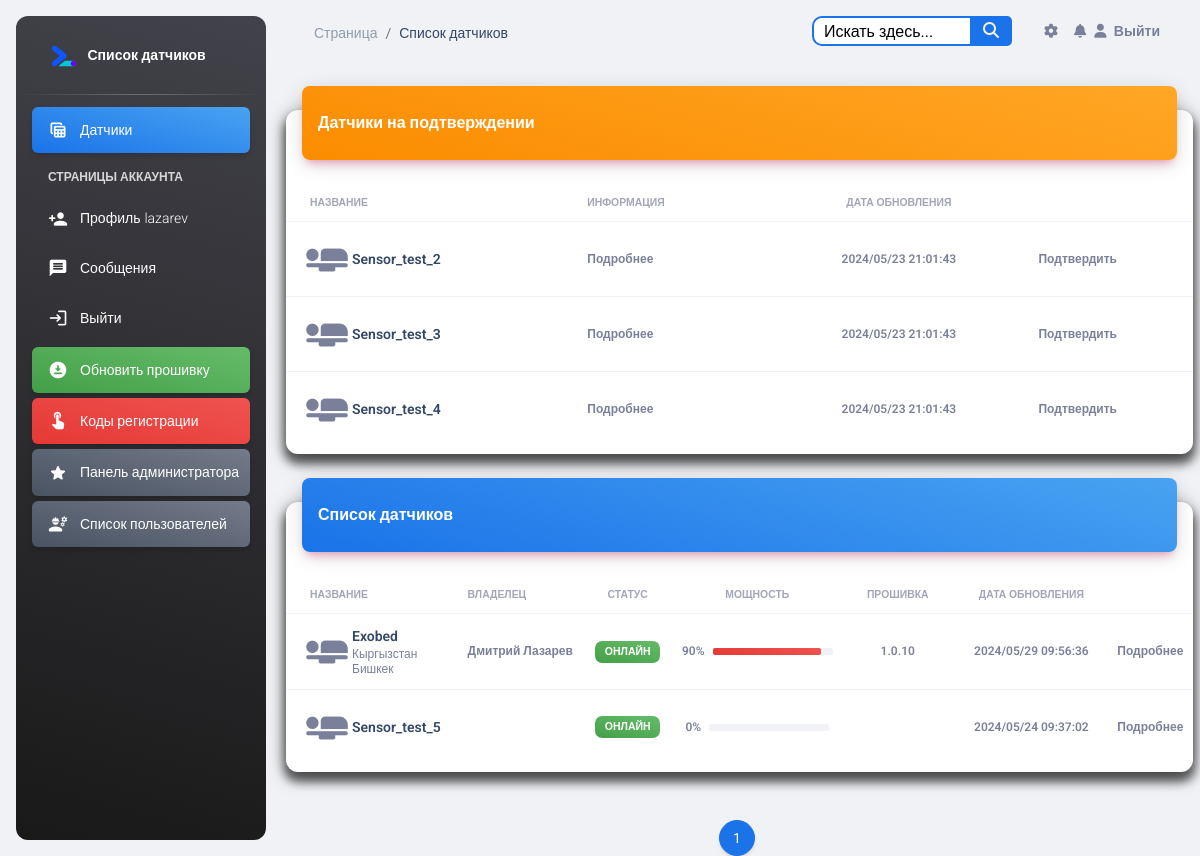
The app's page / (signed in), older data.
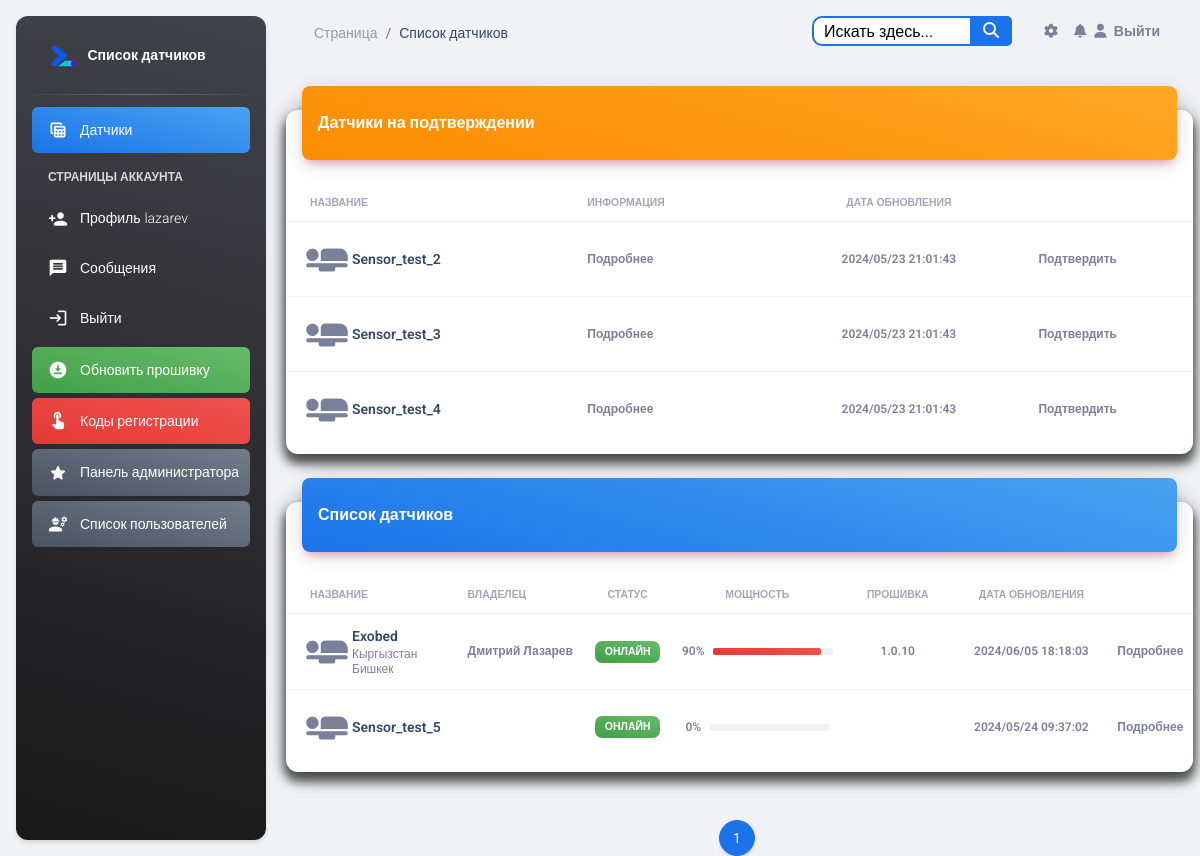
The same page, newer data.
### esp_sensor/models.py (models this page shows, shortened)
class Sensor(models.Model):
    id = models.AutoField(primary_key=True)
    name = models.CharField('Имя датчика', max_length=100, unique=True)
    slug = models.SlugField(max_length=255, unique=True, db_index=True, verbose_name="URL")
    description = models.TextField('Описание', blank=True)
    owner = models.CharField("Владелец", max_length=100, blank=True)
    date_added = models.DateTimeField('Дата добавления', auto_now=True)
    country = models.ManyToManyField(Country, blank=True, verbose_name='Страна')
    city = models.ManyToManyField(City, blank=True, verbose_name='Город')
    inclusions = models.IntegerField("Количество включений", default=0)
    power = models.IntegerField(default=0, blank=True, verbose_name='Мощность %',
                                validators=[MinValueValidator(0), MaxValueValidator(100)])
    watt = models.IntegerField("Потребление мощности Ватт", default=0)
    volt = models.IntegerField("Электрическое напряжение Вольт", default=0)
    work = models.BooleanField('Онлайн', default=True)
    blocked = models.BooleanField('Заблокирован', default=False)
    start = models.BooleanField('Старт', default=False)
    temperature = models.FloatField('Температура', default=0)
    fan_speed = models.IntegerField('Скорость кулера', default=0)
    ip_address = models.CharField('IP Адрес', max_length=15, blank=True)
    mac_address = models.CharField('MAC Адрес', max_length=20, blank=True)
    confirmed = models.BooleanField('Подтвержден администратором', default=False)
    version = models.CharField('Версия прошивки', max_length=15, blank=True)
    processing_time = models.FloatField('Время обработки (мс)', null=True, blank=True)
    tampered = models.BooleanField('Устройство вскрыто', default=False)
    tampered_at = models.DateTimeField('Время вскрытия', null=True, blank=True)
    def is_blocked(self):
        return self.blocked
    class Meta:
        verbose_name = 'Датчик'
        verbose_name_plural = 'Датчики'

### esp_sensor/views.py (the view)
# urls.py: path('', SensorListView.as_view(), name='sensor_list'),
class SensorListView(LoginRequiredMixin, ListView):
    model = Sensor
    template_name = 'sensor/sensor_list.html'
    context_object_name = 'sensors'
    paginate_by = 8
    def get_queryset(self):
        queryset = super().get_queryset()
        queryset = queryset.order_by('name', 'owner', '-blocked', '-date_added')
        queryset = queryset.prefetch_related('sensorlog_set')
        confirmed_sensors = queryset.filter(confirmed=True)
        unconfirmed_sensors = queryset.filter(confirmed=False)
        return confirmed_sensors
    def get_context_data(self, **kwargs):
        context = super().get_context_data(**kwargs)
        unconfirmed_sensors = Sensor.objects.filter(confirmed=False).order_by('name', 'owner', '-blocked',
                                                                              '-date_added')
        for sensor in unconfirmed_sensors:
            latest_log = sensor.sensorlog_set.last()
            sensor.last_updated = latest_log.timestamp if latest_log else sensor.date_added
        context['unconfirmed_sensors'] = unconfirmed_sensors
        confirmed_sensors = context['sensors']
        for sensor in confirmed_sensors:
            latest_log = sensor.sensorlog_set.last()
            sensor.last_updated = latest_log.timestamp if latest_log else sensor.date_added
        context['confirmed_sensors'] = confirmed_sensors
        return context

### account/models.py (called while the page is built)
    def save(self, *args, **kwargs):
        self.slug = "{}".format(self.user.username)
        super().save(*args, **kwargs)

### templates/sensor/sensor_list.html (shortened to what the changed rows need)
{% load static %}
{% include 'base.html' %}
<body class="g-sidenav-show  bg-gray-200">
<main class="main-content position-relative max-height-vh-100 h-100 border-radius-lg ">
    <div class="container-fluid py-4">
        {% if user.is_superuser %}
            {% if unconfirmed_sensors %}
                <div class="row">
                    <div class="col-12">
                        <div class="card my-4">
                            <div class="card-body px-0 pb-2">
                                <div class="table-responsive p-0">
                                    <table class="table align-items-center mb-0">
                                        <thead>
                                        <tr>
                                            <th class="text-uppercase text-secondary text-xxs font-weight-bolder opacity-7">
                                                Название
                                            </th>
                                            <th class="text-uppercase text-secondary text-xxs font-weight-bolder opacity-7 ps-2">
                                                Информация
                                            </th>
                                            <th class="text-center text-uppercase text-secondary text-xxs font-weight-bolder opacity-7">
                                                Дата обновления
                                            </th>
                                            <th class="text-secondary opacity-7"></th>
                                        </tr>
                                        </thead>
                                    </table>
                                </div>
                            </div>
                        </div>
                    </div>
                </div>
            {% endif %}
        {% endif %}
        {% if confirmed_sensors %}
            <div class="row">
                <div class="col-12">
                    <div class="card my-4">
                        <div class="card-body px-0 pb-2">
                            <div class="table-responsive p-0">
                                <table class="table align-items-center mb-0">
                                    <thead>
                                    <tr>
                                        <th class="text-uppercase text-secondary text-xxs font-weight-bolder opacity-7">
                                            Название
                                        </th>
                                        <th class="text-uppercase text-secondary text-xxs font-weight-bolder opacity-7 ps-2">
                                            Владелец
                                        </th>
                                        <th class="text-center text-uppercase text-secondary text-xxs font-weight-bolder opacity-7">
                                            Статус
                                        </th>
                                        <th class="text-center text-uppercase text-secondary text-xxs font-weight-bolder opacity-7">
                                            Мощность
                                        </th>
                                        <th class="text-center text-uppercase text-secondary text-xxs font-weight-bolder opacity-7">
                                            Прошивка
                                        </th>
                                        <th class="text-center text-uppercase text-secondary text-xxs font-weight-bolder opacity-7">
                                            Дата обновления
                                        </th>
                                        <th class="text-secondary opacity-7"></th>
                                    </tr>
                                    </thead>
                                    <tbody>
                                    {% for sensor in confirmed_sensors %}
                                        <tr>
                                            <td>
                                                <div class="d-flex px-2 py-1">
                                                    <div>
                                                        <i class="material-icons"
                                                           style="font-size: 50px;">airline_seat_flat</i>
                                                    </div>
                                                    <div class="d-flex flex-column justify-content-center">
                                                        <a href="{% url 'sensor_detail' sensor.pk %}"
                                                           class="text-secondary font-weight-bold text-xs"
                                                           data-toggle="tooltip" data-original-title="Edit user">
                                                            <h6 class="mb-0 text-sm">{{ sensor.name }}</h6>
                                                        </a>
                                                        {% for country in sensor.country.all %}
                                                            <p class="text-xs text-secondary mb-0">{{ country.name }}</p>
                                                        {% endfor %}
                                                        {% for city in sensor.city.all %}
                                                            <p class="text-xs text-secondary mb-0">{{ city.name }}</p>
                                                        {% endfor %}
                                                    </div>
                                                </div>
                                            </td>
                                            <td>
                                                <p class="text-xs font-weight-bold mb-0">{{ sensor.owner }}</p>
                                            </td>
                                            <td class="align-middle text-center text-sm">
                                                {% if sensor.is_blocked %}
                                                    <span class="badge badge-sm bg-gradient-danger">Заблокирован</span>
                                                {% else %}
                                                    {% if sensor.work %}
                                                        <span class="badge badge-sm bg-gradient-success">Онлайн</span>
                                                    {% else %}
                                                        <span class="badge badge-sm bg-gradient-secondary">Оффлайн</span>
                                                    {% endif %}
                                                {% endif %}
                                            </td>
                                            <td class="align-middle text-center">
                                                <div class="d-flex align-items-center justify-content-center">
                                                    <span class="me-2 text-xs font-weight-bold">{{ sensor.power }}%</span>
                                                    <div>
                                                        <div class="progress">
                                                            <div class="progress-bar bg-gradient-danger"
                                                                 role="progressbar" aria-valuenow="{{ sensor.power }}"
                                                                 aria-valuemin="0"
                                                                 aria-valuemax="100"
                                                                 style="width: {{ sensor.power }}%;"></div>
                                                        </div>
                                                    </div>
                                                </div>
                                            </td>
                                            <td class="align-middle text-center">
                                                <span class="text-secondary text-xs font-weight-bold">{{ sensor.version }}</span>
                                            </td>
                                            <td class="align-middle text-center">
                                                <span class="text-secondary text-xs font-weight-bold">{{ sensor.last_updated | date:"Y/m/d H:i:s" }}</span>
                                            </td>
                                            {% if user.is_authenticated %}
                                                <td class="align-middle">
                                                    <a href="{% url 'sensor_detail' sensor.pk %}"
                                                       class="text-secondary font-weight-bold text-xs"
                                                       data-toggle="tooltip" data-original-title="Edit user">
                                                        Подробнее
                                                    </a>
                                                </td>
                                            {% else %}
                                                <td class="align-middle">
                                                    <span style="text-decoration: line-through;">Подробнее</span>
                                                </td>
                                            {% endif %}
                                        </tr>
                                    {% endfor %}
                                    </tbody>
                                </table>
                            </div>
                        </div>
                    </div>
                </div>
            </div>
        {% endif %}
    </div>
</main>
</body>

Row changes from the older to the newer data that the page shows:
changed Sensor "Exobed": last_updated "2024/05/29 09:56:36" → "2024/06/05 18:18:03"
